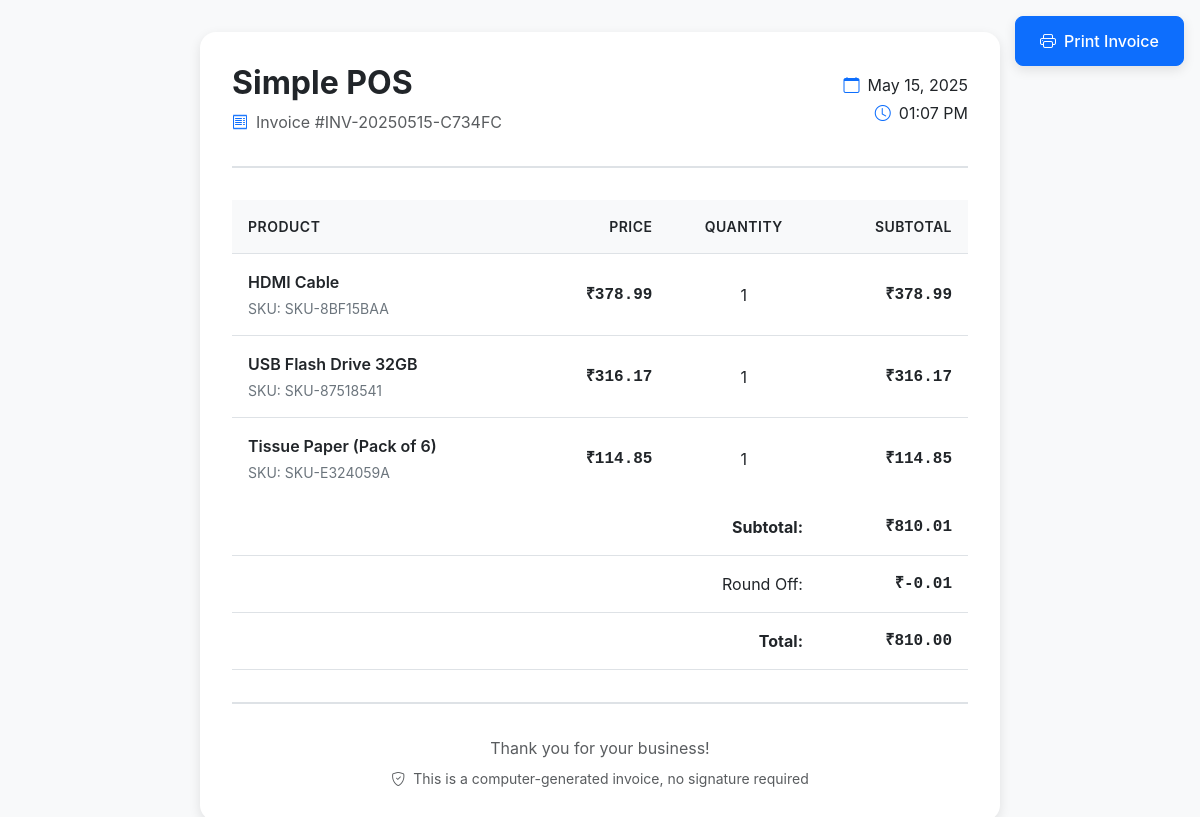
Screenshot of /invoices/2/print/ with the database file from the repository.
### pos/models.py (models this page shows, shortened)
class Invoice(models.Model):
    invoice_number = models.CharField(max_length=50, unique=True, editable=False)
    created_at = models.DateTimeField(auto_now_add=True)
    date = models.DateTimeField(default=timezone.now)
    total_amount = models.DecimalField(max_digits=10, decimal_places=2)
    round_off = models.DecimalField(max_digits=10, decimal_places=2, default=0)
    invoice_items = models.ManyToManyField(Product, through='InvoiceItem')

class InvoiceItem(models.Model):
    invoice = models.ForeignKey(Invoice, related_name='items', on_delete=models.CASCADE)
    product = models.ForeignKey(Product, on_delete=models.CASCADE)
    quantity = models.IntegerField(default=1)
    price = models.DecimalField(max_digits=10, decimal_places=2)
    subtotal = models.DecimalField(max_digits=10, decimal_places=2)

class Product(models.Model):
    name = models.CharField(max_length=200)
    sku = models.CharField(max_length=50, unique=True, editable=False)
    barcode = models.CharField(max_length=50, unique=True, editable=False)
    price = models.DecimalField(max_digits=10, decimal_places=2)
    maintain_stock = models.BooleanField(default=False)
    created_at = models.DateTimeField(auto_now_add=True)
    updated_at = models.DateTimeField(auto_now=True)

### pos/views.py (the view)
# urls.py: path('invoices/<int:invoice_id>/print/', views.print_invoice, name='print_invoice'),
def print_invoice(request, invoice_id):
    try:
        invoice = Invoice.objects.get(id=invoice_id)
        is_modal = request.GET.get('modal', 'false').lower() == 'true'
        if hasattr(invoice, 'round_off') and invoice.round_off:
            grand_total = float(invoice.total_amount) + float(invoice.round_off)
        else:
            grand_total = float(invoice.total_amount)
        if is_modal:
            return render(request, 'pos/invoice_content.html', {
                'invoice': invoice,
                'is_modal': True,
                'grand_total': grand_total,
            })
        else:
            return render(request, 'pos/print.html', {
                'invoice': invoice,
                'is_modal': False,
                'grand_total': grand_total,
            })
    except Invoice.DoesNotExist:
        return JsonResponse({'status': 'error', 'message': 'Invoice not found'}, status=404)

### pos/templates/pos/print.html (shortened to what this page needs)
<!DOCTYPE html>
<html lang="en">
<head>
    <link href="https://cdn.jsdelivr.net/npm/bootstrap@5.3.0/dist/css/bootstrap.min.css" rel="stylesheet">
    <link rel="stylesheet" href="https://cdn.jsdelivr.net/npm/bootstrap-icons@1.11.0/font/bootstrap-icons.css">
</head>
<body>
    <div class="invoice-container">
        <button class="btn btn-primary print-button no-print" onclick="window.print()">
            <i class="bi bi-printer"></i> Print Invoice
        </button>
        <div class="invoice-header">
            <div class="row align-items-center">
                <div class="col-6">
                    <h2 class="fw-bold mb-2">Simple POS</h2>
                    <div class="d-flex align-items-center gap-2">
                        <i class="bi bi-receipt text-primary"></i>
                        <span class="text-muted">Invoice #{{ invoice.invoice_number }}</span>
                    </div>
                </div>
                <div class="col-6 text-end">
                    <div class="d-flex flex-column align-items-end gap-1">
                        <div class="d-flex align-items-center gap-2">
                            <i class="bi bi-calendar text-primary"></i>
                            <span>{{ invoice.created_at|date:"F d, Y" }}</span>
                        </div>
                        <div class="d-flex align-items-center gap-2">
                            <i class="bi bi-clock text-primary"></i>
                            <span>{{ invoice.created_at|date:"h:i A" }}</span>
                        </div>
                    </div>
                </div>
            </div>
        </div>
        <div class="table-responsive">
            <table class="table">
                <thead>
                    <tr>
                        <th>Product</th>
                        <th class="text-end">Price</th>
                        <th class="text-center">Quantity</th>
                        <th class="text-end">Subtotal</th>
                    </tr>
                </thead>
                <tbody>
                    {% for item in invoice.items.all %}
                    <tr>
                        <td>
                            <div class="product-info">
                                <span class="product-name">{{ item.product.name }}</span>
                                <span class="product-sku">SKU: {{ item.product.sku }}</span>
                            </div>
                        </td>
                        <td class="text-end amount">₹{{ item.price|floatformat:2 }}</td>
                        <td class="text-center">{{ item.quantity }}</td>
                        <td class="text-end amount">₹{{ item.subtotal|floatformat:2 }}</td>
                    </tr>
                    {% endfor %}
                </tbody>
                <tfoot>
                    <tr>
                        <td colspan="3" class="text-end fw-bold">Subtotal:</td>
                        <td class="text-end fw-bold amount">₹{{ invoice.total_amount|floatformat:2 }}</td>
                    </tr>
                    {% if invoice.round_off %}
                    <tr>
                        <td colspan="3" class="text-end">Round Off:</td>
                        <td class="text-end amount">₹{{ invoice.round_off|floatformat:2 }}</td>
                    </tr>
                    <tr>
                        <td colspan="3" class="text-end fw-bold">Total:</td>
                        <td class="text-end fw-bold amount">₹{{ grand_total|floatformat:2 }}</td>
                    </tr>
                    {% endif %}
                </tfoot>
            </table>
        </div>
        <div class="invoice-footer">
            <div class="text-center">
                <p class="text-muted mb-2">Thank you for your business!</p>
                <p class="text-muted small mb-0">
                    <i class="bi bi-shield-check me-1"></i>
                    This is a computer-generated invoice, no signature required
                </p>
            </div>
        </div>
    </div>
</body>
</html>

### pos/templates/pos/print.html (style rules this page uses)
:root { --invoice-primary: #0d6efd; --invoice-border: #dee2e6; --invoice-bg: #f8f9fa; }
body { background-color: var(--invoice-bg); font-family: -apple-system, BlinkMacSystemFont, "Segoe UI", Roboto, "Helvetica Neue", Arial, sans-serif; }
.invoice-container { max-width: 800px; margin: 2rem auto; background: white; border-radius: 1rem; box-shadow: 0 4px 12px rgba(0,0,0,0.1); padding: 2rem; }
.invoice-header { border-bottom: 2px solid var(--invoice-border); margin-bottom: 2rem; padding-bottom: 2rem; }
.invoice-footer { border-top: 2px solid var(--invoice-border); margin-top: 2rem; padding-top: 2rem; }
.table { margin-bottom: 0; }
.table > :not(caption) > * > * { padding: 1rem; vertical-align: middle; }
.table thead th { background-color: var(--invoice-bg); font-weight: 600; text-transform: uppercase; font-size: 0.875rem; letter-spacing: 0.5px; }
.table tbody tr:last-child td { border-bottom: none; }
.product-info { display: flex; flex-direction: column; gap: 0.25rem; }
.product-name { font-weight: 600; color: #212529; }
.product-sku { font-size: 0.875rem; color: #6c757d; }
.amount { font-family: "SFMono-Regular", Consolas, "Liberation Mono", Menlo, monospace; font-weight: 600; }
.print-button { position: fixed; top: 1rem; right: 1rem; z-index: 1000; padding: 0.75rem 1.5rem; border-radius: 0.5rem; font-weight: 500; display: flex; align-items: center; gap: 0.5rem; box-shadow: 0 4px 12px rgba(0,0,0,0.1); transition: all 0.2s ease; }

### rows the page displays
Invoice: invoice_number "INV-20250515-C734FC", created_at "May 15, 2025", created_at "01:07 PM", total_amount "810.01", round_off "-0.01"
InvoiceItem: product.name "HDMI Cable", product.sku "SKU-8BF15BAA", price "378.99", quantity "1", subtotal "378.99"
InvoiceItem: product.name "USB Flash Drive 32GB", product.sku "SKU-87518541", price "316.17", quantity "1", subtotal "316.17"
InvoiceItem: product.name "Tissue Paper (Pack of 6)", product.sku "SKU-E324059A", price "114.85", quantity "1", subtotal "114.85"

### other values shown
{{ grand_total|floatformat:2 }} "810.00"
